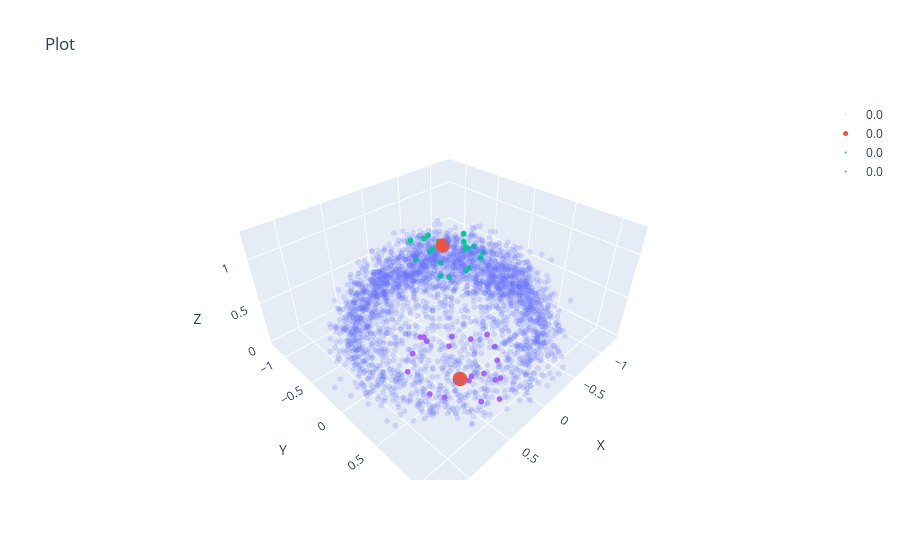

Notebook cell for this chart:
### Code cell
fig = scatter(x, s=2, alpha=0.2)
fig = scatter(np.c_[point1, point2].T, s=5, fig=fig)
fig = scatter(samples_point1, s=2, fig=fig)
fig = scatter(samples_point2, s=2, fig=fig)
fig.show()

### Figure 1 — Plotly figure (JSON) as saved in the notebook; plotly's stock layout.template omitted (floating-point values rounded to 4 significant figures; data arrays with more than 128 entries replaced by an {"elided": "..."} marker saying what was removed)
{"data": [{"marker": {"color": 0, "colorscale": [[0, "#440154"], [0.1111, "#482878"], [0.2222, "#3e4989"], [0.3333, "#31688e"], [0.4444, "#26828e"], [0.5556, "#1f9e89"], [0.6667, "#35b779"], [0.7778, "#6ece58"], [0.8889, "#b5de2b"], [1, "#fde725"]], "opacity": 0.2, "size": 2}, "mode": "markers", "name": "0.0", "type": "scatter3d", "x": {"elided": "3043 float values"}, "y": {"elided": "3043 float values"}, "z": {"elided": "3043 float values"}}, {"marker": {"color": 0, "opacity": 1, "size": 5}, "mode": "markers", "name": "0.0", "type": "scatter3d", "x": [-0.06337, 0.5835], "y": [-0.1256, 0.7308], "z": [1.057, 0.3749]}, {"marker": {"color": 0, "opacity": 1, "size": 2}, "mode": "markers", "name": "0.0", "type": "scatter3d", "x": [-0.3757, -0.1359, 0.01619, -0.3339, 0.06548, -0.4683, -0.194, 0.0118, 0.162, -0.01931, -0.1083, -0.4879, 0.007824, 0.09675, -0.09867, -0.04452, 0.1859, -0.4171, -0.4766, -0.2808], "y": [-0.1115, 0.1105, -0.2387, 0.1202, -0.1654, -0.08515, -0.3094, -0.5019, 0.07352, 0.2241, 0.1791, -0.1864, -0.4391, 0.006607, -0.3058, -0.3683, 0.2068, -0.1849, 0.0265, -0.05255], "z": [0.9166, 1.086, 1.152, 0.9076, 1.024, 0.8978, 0.975, 0.9894, 0.9073, 0.9554, 0.9223, 0.8247, 0.7927, 0.9948, 0.9292, 1.043, 0.9693, 1.023, 0.8695, 1.038]}, {"marker": {"color": 0, "opacity": 1, "size": 2}, "mode": "markers", "name": "0.0", "type": "scatter3d", "x": [0.6723, 0.3585, 0.8515, 0.2724, 0.1529, 0.4549, 0.5142, 0.4887, 0.445, 0.2831, 0.8498, 0.7582, 0.6541, 0.4275, 0.7854, 0.5538, 0.4154, 0.1546, 0.4145, 0.365], "y": [0.3945, 0.9967, 0.8195, 0.9229, 0.7434, 0.7503, 0.2523, 0.7508, 0.5006, 0.7525, 0.3713, 0.5419, 0.3289, 0.8511, 0.3727, 0.5719, 0.6893, 0.7864, 0.8509, 0.9386], "z": [0.6871, 0.1573, 0.4304, 0.2957, 0.4697, 0.3287, 0.4539, 0.2974, 0.6169, 0.6963, 0.3928, 0.1774, 0.6348, 0.0628, 0.5592, 0.6227, 0.6881, 0.3344, 0.4017, 0.3546]}], "layout": {"scene": {"xaxis": {"title": {"text": "X"}}, "yaxis": {"title": {"text": "Y"}}, "zaxis": {"title": {"text": "Z"}}}, "showlegend": true, "title": {"text": "Plot"}}}
